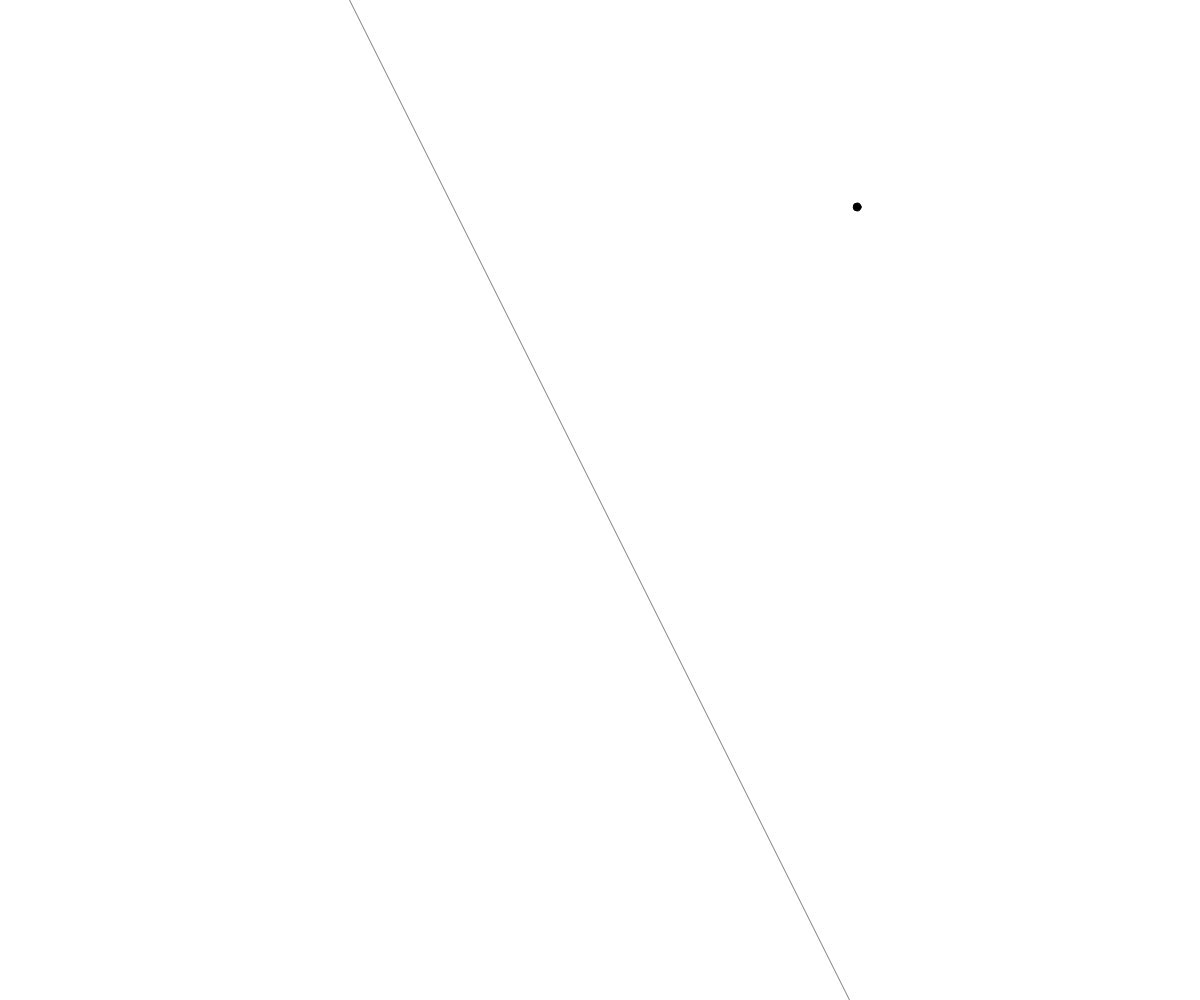
Frame 1 (no input)
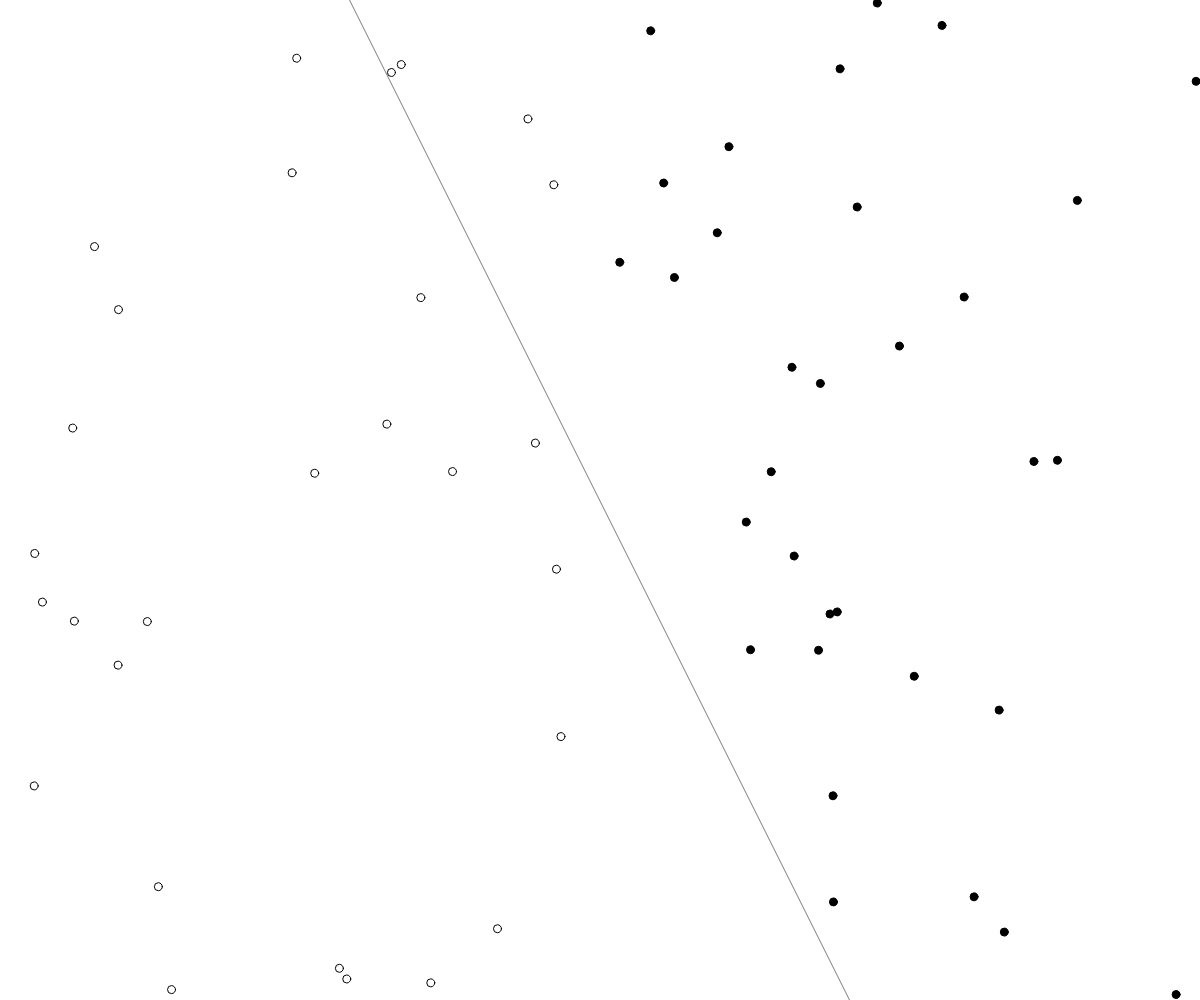
Frame 60 (no input)
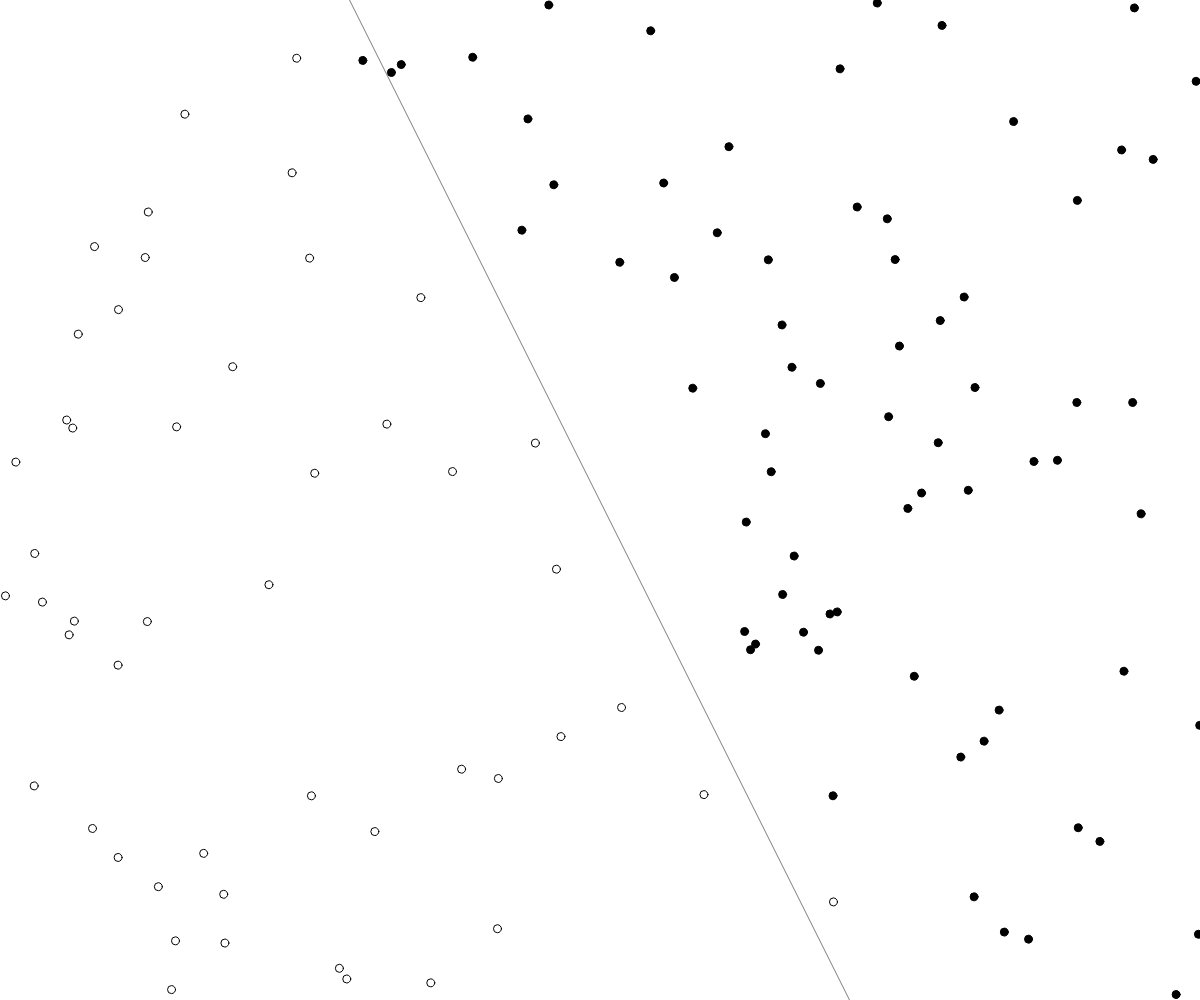
Frame 120 (the mouse pressed at the canvas centre since frame 60)

The p5.js sketch that drew these frames (run headless with seeded random() and noise() and a simulated clock; from frame 60 on, the mouse is pressed at the canvas centre):

// p5.js sketch
// ── sketch.js
var ptron;
var training = [];
var count = 0;

// calculate line
function f(x) {
	return 2 * x + 1;
}

function Trainer(x, y, a) {	
	this.inputs = [x, y, 1]; // 1 is bias
	this.answer = a;
}

function setup() {
  createCanvas(window.innerWidth,window.innerHeight);
  
  ptron = new Perceptron(3);

  for (var i = 0; i < 2000; i++) {
  	var x = random(-width/2, width/2);
  	var y = random(-height/2, height/2);

  	var answer = 1;
  	if (y < f(x)) answer = -1;

  	training[i] = new Trainer(x, y, answer);
  }
  
};

function draw() {
  background(255);
  translate(width/2, height/2);

  // draw line
  stroke(126);
  line(-width/2, f(-width/2), width/2, f(width/2));


  // train one point at a time
  ptron.train(training[count].inputs, training[count].answer);
  count = (count + 1) % training.length;
  
  for (var i = 0; i < count; i++) {
  	stroke(0);
  	var guess = ptron.feedforward(training[i].inputs);
  	if (guess > 0) noFill();
  	else 		   fill(0);
  	ellipse(training[i].inputs[0], training[i].inputs[1], 8, 8);
  }  

};








// ── perceptron.js

// var p = new Perceptron(3);
// var point = [50, -12, 1];
// var result = p.feedforward(point);

// console.log("result "+result);

function Perceptron(num_of_inputs) {
	this.weights = [];
	this.c = 0.01; // learning constant
	
	/* 
		weights start off random 
	*/
	for (var i = 0; i < num_of_inputs; i++) {
		this.weights[i] = Math.random(-1,1);
	}

	/* 
		return an output based on inputs
	*/
	this.feedforward = function(inputs) {
		var sum = 0;
		for (var i = 0; i < this.weights.length; i++) {
			sum += inputs[i] * this.weights[i];
			console.log(i+": "+inputs[i]+", "+this.weights[i]);
		}
		console.log("sum: "+sum);
		return this.activate(sum);
	}

	/* 
		output is +1 or -1
	*/
	this.activate = function(sum) {
		if (sum > 0) return 1;
		else return -1;
	}

	/* 
		train network against known data
	*/
	this.train = function(inputs, desired) {
		var guess = this.feedforward(inputs);
		var error = desired - guess;

		for (var i = 0; i < this.weights.length; i++) {
			this.weights[i] += this.c * error * inputs[i];
		}

	}

} // end of Perceptron
